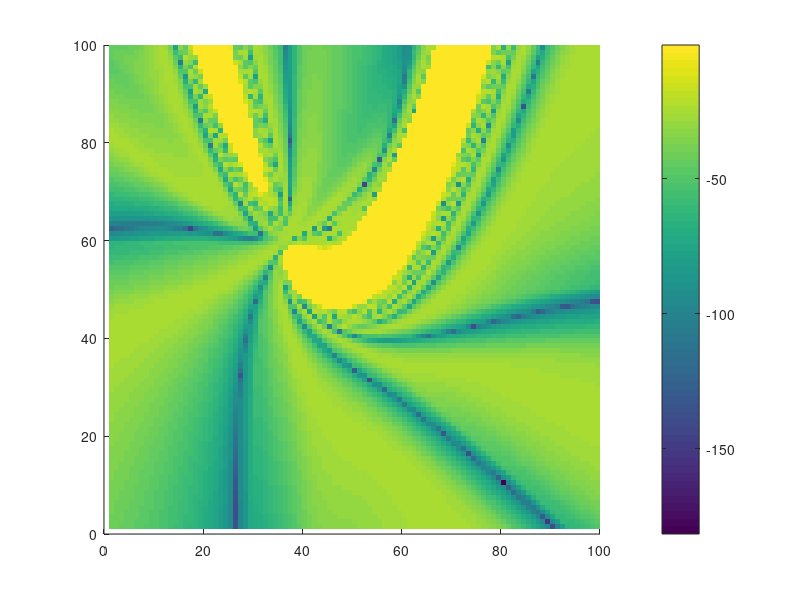

The MATLAB source for this figure: (Note: this script raises an error after producing the figure.)
clear all
%% The first example from Embree's paper on the restart GMRES.
disp('GMRES(1)')
A = [ 1 1 1; 0 1 3; 0 0 1];
b = [2 -4 1]';

it = 30;
r1 = zeros(3,it);
x = linspace(-10,10,100);
y = x;
r1Plain = zeros(length(x),length(y));

for i = 1:length(x)
    for j = 1:length(y)
        r1 = [x(i); y(j); 1];
      
        for k=1:it
            r1 = r1 - ((r1'*A*r1) / (r1'*A'*A*r1)) * A*r1;
        end
        r1Plain(i,j) = norm(r1)/norm(b);
    end
end



%% The second example from the same paper on restart GMRES.
disp('GMRES(2)')
r2 = zeros(3,it);
%r(k+2) = p(A)r(k). p(z) = 1 + alpha*z + beta*z^2;
r2Norms = ones(1,it);
r2Norms(1) = norm(r2(:,1))/norm(b);


r2Plain = ones(length(x),length(y));


for i = 1:length(x)
    for j = 1:length(y)
      r2 = [x(i); y(j); 1];
      for k=1:it/2
        alpha = ((r2'         * A*A * r2)  * ...
                ( r2' * A'    * A*A * r2)  - ...
                ( r2'         * A*    r2)  * ...
                ( r2' * A'*A' * A*A * r2)) / ...
               (( r2' * A'    * A   * r2)  * ...
                ( r2' * A'*A' * A*A * r2)  - ...
                ( r2' * A'    * A*A * r2)  * ...
                ( r2' * A'    * A*A * r2));
    
        beta =  ((r2' *         A   * r2)  * ...
                (r2'  * A'    * A*A * r2)  - ...
                (r2'          * A*A * r2)  * ...
                (r2'  * A'    * A   * r2)) / ...
               ((r2'  * A'    * A   * r2)  * ...
                (r2'  * A'*A' * A*A * r2)  - ...
                (r2'  * A'    * A*A * r2)  * ...
                (r2'  * A'    * A*A * r2));
      
        p = eye(3) + alpha*A + beta*(A^2);
        r2 = p*r2;
      end
      r2Plain(i,j) = norm(r2)/norm(b);
    end
end

%% Plotting
tickLabels = sort([10^0 10^-5 10^-10 10^-15]);
figure(1)
surf(log(r1Plain));shading('flat');view([0,90]);colorbar('Ticks',log(tickLabels));
figure(2)
surf(log(r2Plain));shading('flat');view([0,90]);colorbar('Ticks',log(tickLabels));


